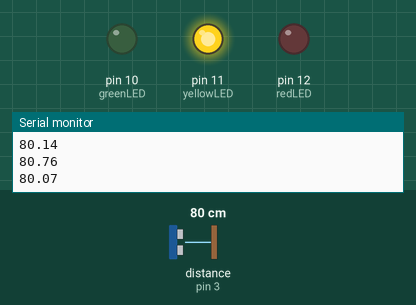
This sketch was run on a simulated Arduino Uno, built with avr-gcc and run on an emulated ATmega328P. Shown: output pins drawn as LEDs (lit = HIGH), the last lines printed to the serial monitor. Wiring (inferred from the names in the program): ultrasonic range finder: trigger pin 4; echo pin 3. Inputs (shaded band) come from the test bench; at power-on: distance to the obstacle (sensor on pin 3) 80 cm. The echo pulse lasts 58.3 µs per cm; pins used as bus, display or sensor lines are not drawn.

Above: at 1.2 s.
1.3 s: distance to the obstacle (sensor on pin 3) set to 2 cm
At 2.5 s:
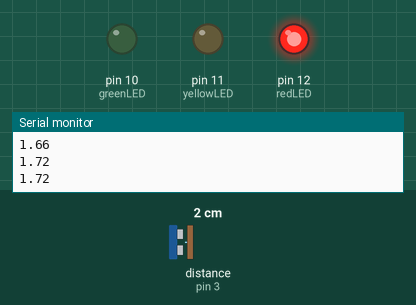
2.8 s: distance to the obstacle (sensor on pin 3) set to 120 cm
At 3.9 s:
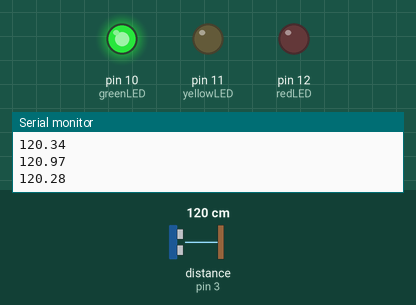
4.3 s: distance to the obstacle (sensor on pin 3) set to 103 cm
5.8 s: distance to the obstacle (sensor on pin 3) set to 95 cm
At 6.2 s:
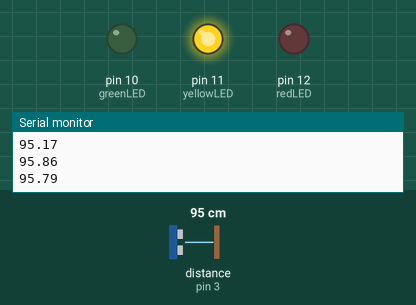
7.3 s: distance to the obstacle (sensor on pin 3) set to 4 cm
At 8.3 s:
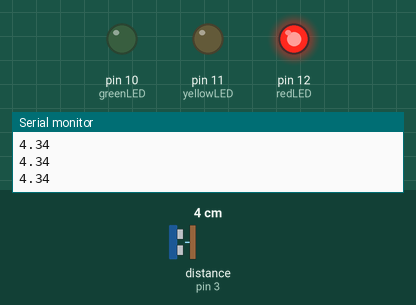
Timing chart, 0 to 9.8 s (numbered marks = the images above; inputs shaded):
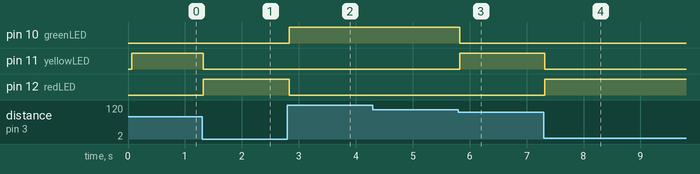

Measured:
- the behaviour switches between 100 and 99 cm on distance to the obstacle (sensor on pin 3) (found by bisection; images 2 and 3)
- after the input at 1.3 s, pin 11 (yellowLED): HIGH → LOW at once; pin 12 (redLED): LOW → HIGH at once
- after the input at 2.8 s, pin 10 (greenLED): LOW → HIGH at once; pin 12 (redLED): HIGH → LOW at once
- after the input at 5.8 s, pin 10 (greenLED): HIGH → LOW at once; pin 11 (yellowLED): LOW → HIGH at once
- after the input at 7.3 s, pin 11 (yellowLED): HIGH → LOW at once; pin 12 (redLED): LOW → HIGH at once

The sketch:

25_activity.ino
```cpp
#define greenLED 10
#define yellowLED 11
#define redLED 12

#define ECHO_PIN 3
#define TRIGGER_PIN 4

unsigned long lastTimeUltrasonicTrigger = millis();
unsigned long ultrasonicDelay = 60;


volatile unsigned long PulseInTimeBegin;
volatile unsigned long PulseInTimeEnd;
volatile bool newDistanceAvailable = false;


void triggerUltrasonicSensor(){
  digitalWrite(TRIGGER_PIN,LOW);
  delayMicroseconds(2);
  digitalWrite(TRIGGER_PIN, HIGH);
  delayMicroseconds(10);
  digitalWrite(TRIGGER_PIN, LOW);
}


double getUltrasonicDistance(){
  double duration = PulseInTimeEnd - PulseInTimeBegin;
  double distance = duration / 58.00;
  return distance;
}


void echoPinInterrupt(){
  if(digitalRead(ECHO_PIN) == HIGH){
    PulseInTimeBegin = micros();
  }else{
    PulseInTimeEnd = micros();
    newDistanceAvailable = true;
  }
}


void powerOnLEDs(double distance){
  if (distance >= 100){
      digitalWrite(greenLED, HIGH);
      digitalWrite(redLED, LOW);
      digitalWrite(yellowLED, LOW);
    }else if(distance >= 15 && distance < 100){
      digitalWrite(greenLED, LOW);
      digitalWrite(redLED, LOW);
      digitalWrite(yellowLED, HIGH);
    }else{
      digitalWrite(greenLED, LOW);
      digitalWrite(redLED, HIGH);
      digitalWrite(yellowLED, LOW);
    }
}


void setup() {
  Serial.begin(115200);
  pinMode(ECHO_PIN, INPUT);
  pinMode(TRIGGER_PIN, OUTPUT);
  pinMode(greenLED, OUTPUT);
  pinMode(yellowLED, OUTPUT);
  pinMode(redLED, OUTPUT);
  attachInterrupt(digitalPinToInterrupt(ECHO_PIN), echoPinInterrupt, CHANGE);
}

void loop() {
  unsigned long timeNow = millis();
  if(timeNow - lastTimeUltrasonicTrigger > ultrasonicDelay){
    lastTimeUltrasonicTrigger += ultrasonicDelay;
    triggerUltrasonicSensor();
  }

  if(newDistanceAvailable){
    newDistanceAvailable = false;
    double distance = getUltrasonicDistance();
    powerOnLEDs(distance);
    Serial.println(distance);
  }
  // distance > 100cm -> green LED (10)
  // distance > 10-100cm -> yellow LED (11)
  // distance < 15cm -> red LED (12)
}
```
